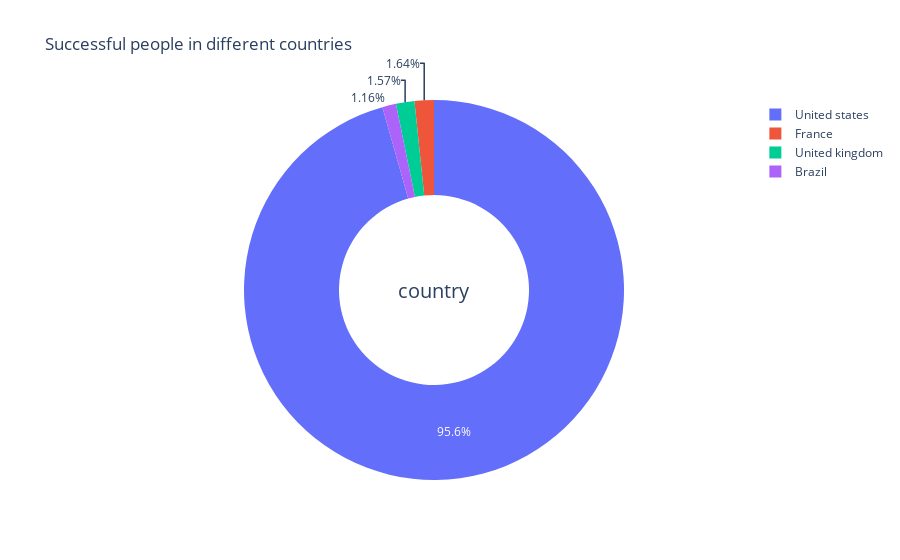

Notebook source saved alongside this figure:
### Code cell
fig = go.Figure(data = [go.Pie(labels = df.country, values = df.country.value_counts(), hole = 0.5)])
fig.update_layout(
    title_text="Successful people in different countries",
    annotations=[dict(text='country', x=0.5, y=0.5, font_size=20, showarrow=False)])
fig.show()

### Figure 1 — Plotly figure (JSON) as saved in the notebook; plotly's stock layout.template omitted (floating-point values rounded to 4 significant figures; data arrays with more than 128 entries replaced by an {"elided": "..."} marker saying what was removed)
{"data": [{"hole": 0.5, "labels": {"elided": "1817 str values"}, "type": "pie", "values": [987, 160, 96, 32, 27, 24, 23, 20, 20, 17, 16, 14, 9, 6, 4, 4, 2, 1]}], "layout": {"annotations": [{"font": {"size": 20}, "showarrow": false, "text": "country", "x": 0.5, "y": 0.5}], "title": {"text": "Successful people in different countries"}}}
